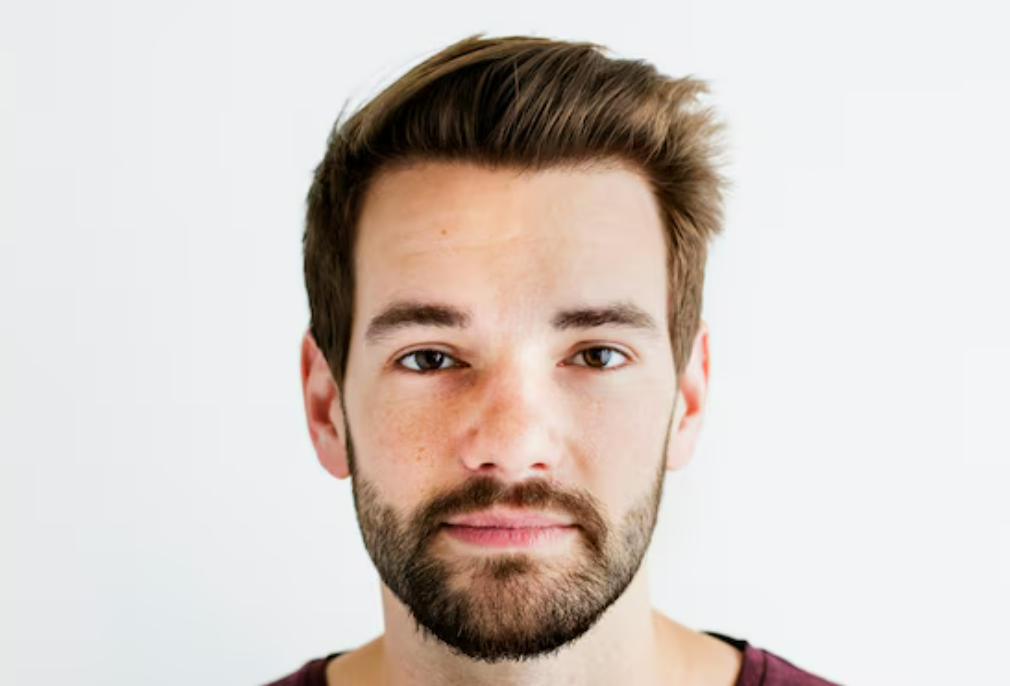
#> input picture pca-analysis/hello.png, 1010 x 686 px, found by its file name
$ python test.py
#> lines starting #> are read from the running program, lines starting #| are printed output that depends on the picture
import numpy as np
import matplotlib.pyplot as plt
from skimage import io, color
from skimage.transform import resize
import os

image_path = os.path.join('git-test', 'pca-analysis', 'hello.png')
image = io.imread(image_path)
#> image is the input picture: shape (686, 1010, 4); mean R, G, B, A 213, 202.9, 197.3, 255

if image.ndim == 3 and image.shape[-1] == 4:
    image = color.rgba2rgb(image)
#> image: shape (686, 1010, 3) float64

gray_image = color.rgb2gray(image) if image.ndim == 3 else image
gray_image = resize(gray_image, (128, 128), anti_aliasing=True)
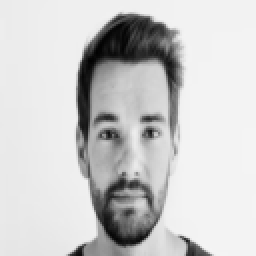
#> gray_image: shape (128, 128) float64 (shown 2 times larger); min 0.00659, max 0.961, mean 0.803

mu = np.mean(gray_image, axis=0)
#> mu = 128 values, max 0.957 at index 127, min 0.463 at index 55, mean 0.803
X_centered = gray_image - mu
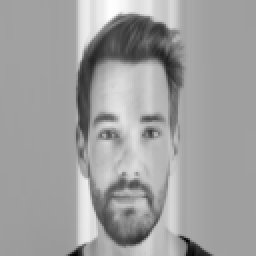
#> X_centered: shape (128, 128) float64 (shown 2 times larger); min -0.804, max 0.479, mean 5.9e-17; drawn with min black and max white

cov = np.cov(X_centered, rowvar=False)
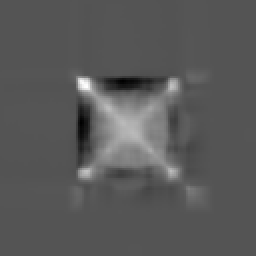
#> cov: shape (128, 128) float64 (shown 2 times larger); min -0.067, max 0.134, mean 0.00397; drawn with min black and max white
eig_vals, eig_vecs = np.linalg.eigh(cov)
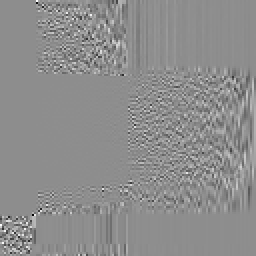
#> eig_vecs: shape (128, 128) float64 (shown 2 times larger); min -0.797, max 0.636, mean -0.000105; drawn with min black and max white
#> eig_vals = 128 values from -2.87e-20 to 1.86

idx = np.argsort(eig_vals)[::-1]
#> idx = 128 values, max 127 at index 0, min 0 at index 127, mean 63.5
eig_vals = eig_vals[idx]
#> eig_vals = 128 values, max 1.86 at index 0, min -2.87e-20 at index 127, mean 0.0309
eig_vecs = eig_vecs[:, idx]
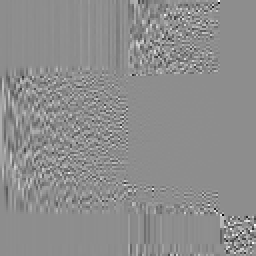
#> eig_vecs: shape (128, 128) float64 (shown 2 times larger); min -0.797, max 0.636, mean -0.000105; drawn with min black and max white

k = 20
U_k = eig_vecs[:, :k]
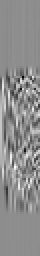
#> U_k: shape (128, 20) float64 (shown 2 times larger); min -0.478, max 0.381, mean 0.000943; drawn with min black and max white
Y_k = X_centered @ U_k
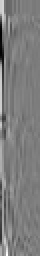
#> Y_k: shape (128, 20) float64 (shown 2 times larger); min -2.5, max 2.58, mean -2.22e-17; drawn with min black and max white
X_recon = (Y_k @ U_k.T) + mu

plt.figure(figsize=(10, 4))
plt.subplot(1, 2, 1)
plt.title("Original Grayscale Image")
plt.imshow(gray_image, cmap='gray')
plt.axis('off')

plt.subplot(1, 2, 2)
plt.title(f"Reconstructed (k={k})")
plt.imshow(X_recon, cmap='gray')
plt.axis('off')

plt.tight_layout()
plt.show()
